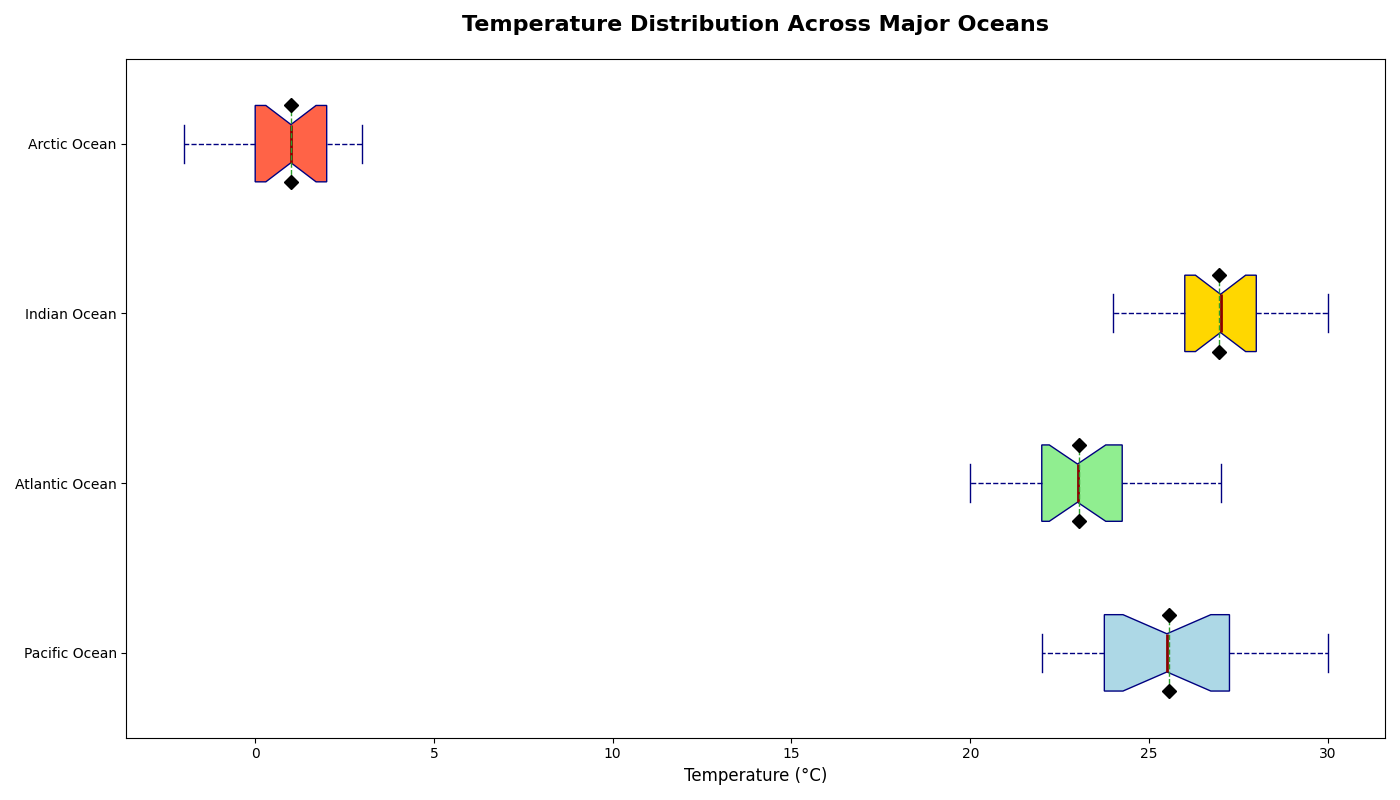

Generate this figure with Python:
import matplotlib.pyplot as plt
import numpy as np

# Observed temperatures in degrees Celsius for different oceans
pacific_temps = [22, 24, 23, 23, 25, 26, 27, 24, 26, 28, 29, 30, 27, 25, 24, 28, 26, 23, 22, 29]
atlantic_temps = [20, 21, 22, 23, 22, 24, 25, 26, 23, 22, 21, 20, 22, 23, 24, 26, 27, 25, 23, 22]
indian_temps = [25, 27, 28, 29, 27, 26, 25, 24, 26, 27, 28, 29, 30, 29, 28, 27, 26, 25, 26, 27]
arctic_temps = [1, 2, 3, 2, 1, 0, -1, 1, 2, 3, -1, -2, 1, 0, 2, 3, -1, 1, 2, 1]

# Combine the temperature data into a single list for the boxplot
temperature_data = [pacific_temps, atlantic_temps, indian_temps, arctic_temps]
ocean_names = ['Pacific Ocean', 'Atlantic Ocean', 'Indian Ocean', 'Arctic Ocean']

# Creating the boxplot
fig, ax = plt.subplots(figsize=(14, 8))

# Creating and customizing the boxplot
box = ax.boxplot(temperature_data, vert=False, patch_artist=True, notch=True,
                 boxprops=dict(facecolor='lightblue', color='navy'),
                 whiskerprops=dict(color='navy', linestyle='--'),
                 capprops=dict(color='navy'),
                 medianprops=dict(color='darkred', linewidth=2),
                 flierprops=dict(marker='o', color='red', alpha=0.5),
                 meanline=True, showmeans=True, meanprops=dict(marker='D', markerfacecolor='black', markeredgecolor='black', markersize=7))

# Customizing each box color
colors = ['#ADD8E6', '#90EE90', '#FFD700', '#FF6347']
for patch, color in zip(box['boxes'], colors):
    patch.set_facecolor(color)

# Removing redundant elements to avoid clutter
ax.set_xlabel('Temperature (°C)', fontsize=12)
ax.set_yticks([1, 2, 3, 4])
ax.set_yticklabels(ocean_names)
ax.set_title('Temperature Distribution Across Major Oceans', fontsize=16, fontweight='bold', pad=20)

# Adjusting layout automatically to fit elements
plt.tight_layout()

# Displaying the plot
plt.show()
